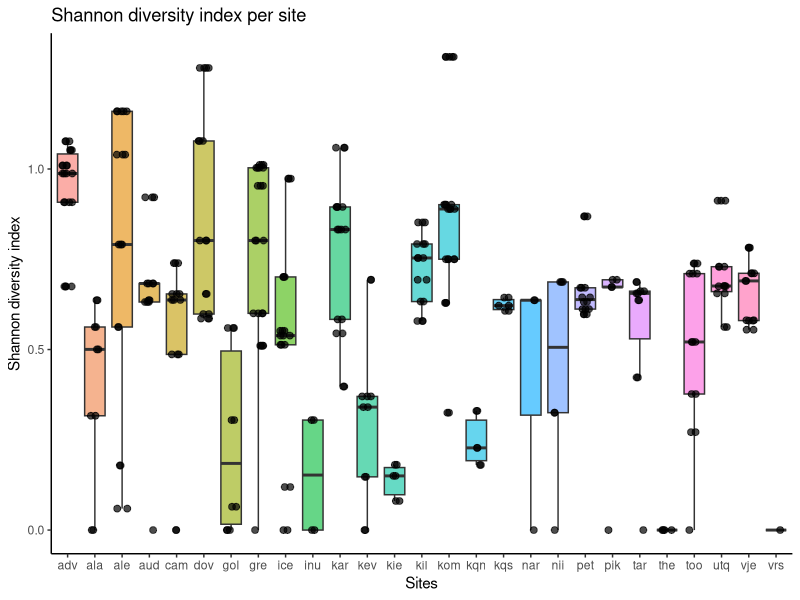

The R script that drew this image:
## ---- chunk 1
#| warning: false
#Import libraries
library(dplyr)
library(ggplot2)
library(tidyr)
library(stringr)
library(tibble)
library(vegan)  # to calculate Shannon
## ---- chunk 2
#| label: load-data
#load data. for each patch, this dataset shows the prevalence-based abundance of
#species identified from pellets.

herbivore_data<-read.csv("data/herbivore_data.csv")
## ---- chunk 3
#| label: community_matrix

#calculates herbivore community matrix, needed to apply shannon function
#in vegan package
herbivore_comm_matrix <- herbivore_data %>%
  select(patch, species_herbivore_new_groups, prevalence) %>% 
  pivot_wider(names_from = species_herbivore_new_groups,
              values_from = prevalence,
              values_fill = 0) %>% 
  column_to_rownames("patch") %>%  # keeps patch as row names for identification
  as.matrix()
## ---- chunk 4
#| label: shannon diversity

shannon <- diversity(herbivore_comm_matrix, index = "shannon") |>  
  enframe(name = "patch", value = "shannon") # converts vector to data frame

#joint the results with the initial dataset
herbivore_data_shannon <- herbivore_data |> 
  left_join(shannon, by = "patch") 
## ---- chunk 5
#| label: plot
#| fig-cap: "Here is the figure showing shannon diversity index for each site!"
#| 
ggplot(herbivore_data_shannon, aes(x = site, y = shannon, fill = site)) +
  geom_boxplot(alpha = 0.6, outlier.shape = NA) +
  geom_jitter(width = 0.2, size = 2, alpha = 0.7) +
  guides(fill="none")+
  theme_classic() +
  labs(title = "Shannon diversity index per site",
       x = "Sites", y = "Shannon diversity index") 
